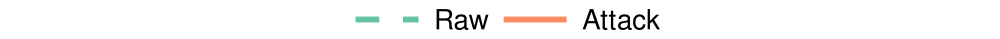

Write the R code that produced this figure.
library(grid)
library(ggplot2)
library(extrafont)
require("RColorBrewer")
require(scales)
font_import()
loadfonts()

mywidth=10
myheight=0.4
my_line=c("dashed","solid")

if(T){
    args <- commandArgs(trailingOnly = TRUE)
    x1 <- read.table("prefixDistribution_legend.data",header=TRUE)
    cairo_pdf(file="prefixDistribution_legend.pdf", width=mywidth, height=myheight)
    x1$type <- factor(x1$type, levels=c("Raw","Mixed"), labels=c("Raw","Attack"))
    my_hist=ggplot(data=x1, aes(x=ID,y=ratio,shape=type,linetype=type, colour=type)) +
    geom_line(size=2)  + 
    scale_colour_brewer(palette = "Set2") + 
    scale_linetype_manual(values=c(my_line)) +
    scale_size_manual(values=c(1.5, 1.5)) +
    coord_cartesian(ylim=c(0.0005, 0.15)) +
    scale_y_continuous(breaks=seq(0, 0.15, 0.05), labels=format(seq(0, 0.15, 0.05), scientific=FALSE)) +
    ylab("Top-1 (%)") +
    xlab("Window ID") +
    theme_bw() +
    theme(
        panel.grid.major=element_blank(), panel.grid.minor=element_blank(),
	    panel.background=element_blank(), 
	    # panel.border=element_rect(size=0.5),
	    panel.border = element_blank(),
	    axis.line=element_line(colour="black", size=0.3),
	    axis.ticks=element_line(size=0.3),
        axis.text.x=element_text(margin=margin(5,0,0,0), angle=0, hjust=0.8, colour="black", size=30),
        axis.title.y=element_text(size=26,  hjust=0.5),
        axis.text.y=element_text(margin=margin(0, 2, 0, 0),colour="black",size=30),
        axis.title.x=element_text(size=30),
        legend.title = element_blank(),
        legend.key.size=unit(2, "cm"),
        legend.text=element_text(size=20),
        # legend.position=c(0.3,0.82),
        # legend.position="none",
        legend.direction="horizontal",
        legend.margin = margin(t = 0, unit='cm'),
        plot.margin=unit(c(0.1,0.1,0.1,0.1), "cm")
    )
    g_legend <- function(a.gplot){
        tmp <- ggplot_gtable(ggplot_build(a.gplot))
        leg <- which(sapply(tmp$grobs, function(x) x$name) ==   "guide-box")
        legend <- tmp$grobs[[leg]]
        return(legend)}
        legend <- g_legend(my_hist)
        # or use cowplot package
        # legend <- cowplot::get_legend(my_hist)
        grid.newpage()
        grid.draw(legend)
}
